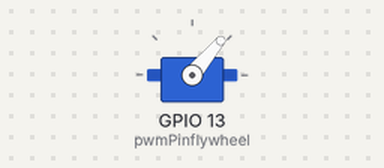
A sketch run on a simulated ESP32. Shown: servo.

Above: at 10.05 s.
Timing chart, 0 to 14.6 s (numbered marks = the images above):
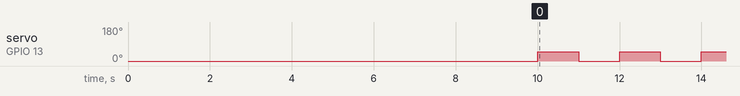

Measured:
- by itself, servo on GPIO 13 (pwmPinflywheel): alternates 50° for 1.0 s and 0° for 1.0 s

The sketch:

flywheel.ino
```cpp
#include <ESP32Servo.h>

Servo flywheel;

const int pwmPinflywheel = 13;

void setup() {
  Serial.begin(115200);
  flywheel.attach(pwmPinflywheel, 1000, 2000);
  flywheel.write(0);
  delay(10000);
}

void loop() {
  flywheel.write(50);
  delay(1000);
  flywheel.write(0);
  delay(1000);
}
```
